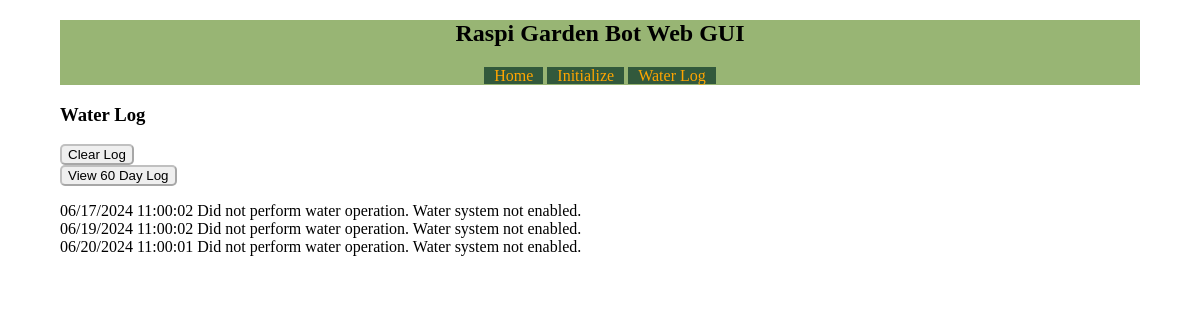
Page /water-log (signed in) on the committed database.
### tables this page shows
CREATE TABLE water_log(
	id smallint primary key default (abs(random()) % 8999 + 1000),
	"date" date not null,
	"time" time not null,
	message text not null default "An error occured in script execution. This was logged from the database."
	);

### FlaskStart.py (the view)
@app.route("/water-log", methods=['GET', 'POST'])
def waterLog():
	if 'user' not in session:
		return redirect(url_for('login'))
	formButtons = True
	if request.method == 'POST':
		if 'clear' in request.form.keys():
			sqlModifyQuery('delete from water_log')
			return redirect(url_for('.waterLog'))
		if '60daylog' in request.form.keys():
			formButtons = False
			navURL = getNavURL()
			styles = getStyles()
			waterLog = sqlSelectQuery('select * from water_log_60', fetchall=True)
			return render_template('water-log.html', navurl=navURL, styles=styles, waterLog=waterLog, formButtons=formButtons)
		if 'back' in request.form.keys():
			return redirect(url_for('.waterLog'))
	else:
		navURL = getNavURL()
		styles = getStyles()
		waterLog = sqlSelectQuery('select * from water_log', fetchall=True)
		return render_template('water-log.html', navurl=navURL, styles=styles, waterLog=waterLog, formButtons=formButtons)

### FlaskStart.py (called while the page is built)
def getNavURL():
	navURL = {'index': url_for('.index'),
		'init': url_for('.initialize'),
		'waterLog': url_for('.waterLog')
	}
	return navURL

def getStyles():
	styles = url_for('static', filename='styles.css')
	return styles

def sqlSelectQuery(query, query_params = None, fetchall = False):
	conn = sqlite3.connect(dbPath)
	cur = conn.cursor()
	if query_params is not None:
		cur.execute(query, query_params)
	else:
		cur.execute(query)
	result = None
	if fetchall:
		result = cur.fetchall()
	else:
		result = cur.fetchone()
	conn.close()
	return result

### templates/water-log.html (shortened to what this page needs)
<!DOCTYPE html>
<html lang="en">
<head>
	<link rel="stylesheet" href={{styles}}>
</head>
<body>
<section name="centerContent">
<div name="topBar">
	<h1>Raspi Garden Bot Web GUI</h1>
	<nav>
		<a href={{navurl['index']}}>Home</a>
		<a href={{navurl['init']}}>Initialize</a>
		<a href={{navurl['waterLog']}}>Water Log</a>
	</nav>
</div>
<div name="waterLog">
	<h3>Water Log</h3>
	{%if formButtons%}
	<form method="POST">
	<input name= "clear" type="submit" value="Clear Log">
	</form>
	<form method="POST">
	<input name="60daylog" type="submit" value="View 60 Day Log">
	</form>
	{%else%}
	<form method="POST">
	<input name="back" type="submit" value="Back">
	</form>
	{%endif%}
	<ul>
	{%for line in waterLog%}
        <li>{{line[1]}} {{line[2]}} {{line[3]}}</li>
        {%endfor%}
	</ul>
</div>
</section>
</body>
</html>

### static/styles.css (style rules this page uses)
[name="centerContent"] { max-width: 1080px; margin: auto; }
body { font-family: Papyrus; }
[name="topBar"] { background-color: #98b574; }
[name="topBar"] h1 { text-align: center; }
[name="topBar"] nav { text-align: center; }
[name="topBar"] nav a { padding-left: 10px; padding-right: 10px; background-color: #32593c; text-decoration: none; color: orange; }
[name="waterLog"] ul li { list-style-type: none; margin-left: -40px; font-family: Calibri; }
[name="waterLog"] input { border-radius:5px; border-color: rgb(0 0 0 / 30%); }

### rows in the picture
water_log: date "06/17/2024", time "11:00:02", message "Did not perform water operation. Water system not enabled."
water_log: date "06/19/2024", time "11:00:02", message "Did not perform water operation. Water system not enabled."
water_log: date "06/20/2024", time "11:00:01", message "Did not perform water operation. Water system not enabled."
